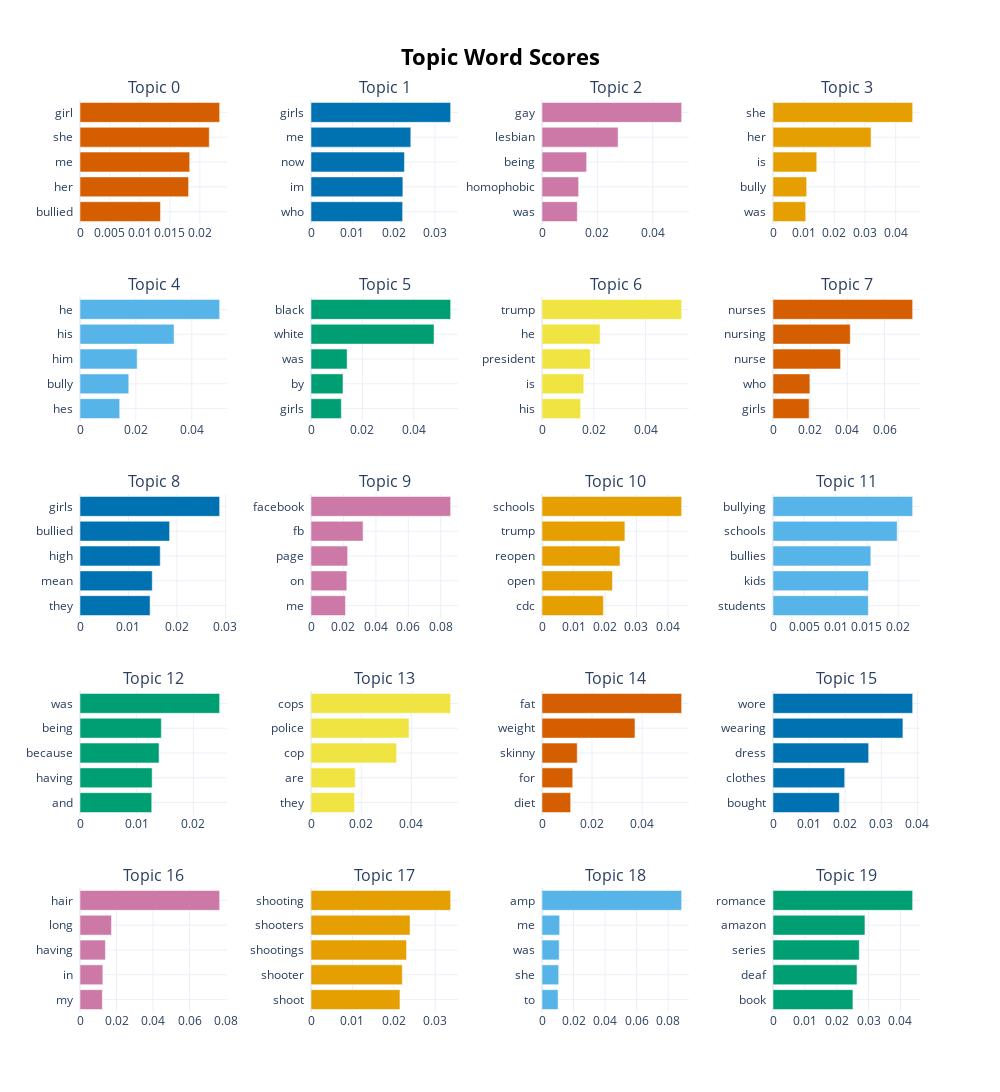

This figure's notebook cell:
### Code cell
topic_models[4].visualize_barchart(top_n_topics=20)

### Figure 1 — Plotly figure (JSON) as saved in the notebook; plotly's stock layout.template omitted (floating-point values rounded to 4 significant figures)
{"data": [{"marker": {"color": "#D55E00"}, "orientation": "h", "type": "bar", "x": [0.01343, 0.01812, 0.0183, 0.02157, 0.0233], "xaxis": "x", "y": ["bullied  ", "her  ", "me  ", "she  ", "girl  "], "yaxis": "y"}, {"marker": {"color": "#0072B2"}, "orientation": "h", "type": "bar", "x": [0.02218, 0.02224, 0.02263, 0.02417, 0.03381], "xaxis": "x2", "y": ["who  ", "im  ", "now  ", "me  ", "girls  "], "yaxis": "y2"}, {"marker": {"color": "#CC79A7"}, "orientation": "h", "type": "bar", "x": [0.01275, 0.01323, 0.01612, 0.02748, 0.05045], "xaxis": "x3", "y": ["was  ", "homophobic  ", "being  ", "lesbian  ", "gay  "], "yaxis": "y3"}, {"marker": {"color": "#E69F00"}, "orientation": "h", "type": "bar", "x": [0.01066, 0.01098, 0.01427, 0.03197, 0.04553], "xaxis": "x4", "y": ["was  ", "bully  ", "is  ", "her  ", "she  "], "yaxis": "y4"}, {"marker": {"color": "#56B4E9"}, "orientation": "h", "type": "bar", "x": [0.01421, 0.01746, 0.02046, 0.03367, 0.04999], "xaxis": "x5", "y": ["hes  ", "bully  ", "him  ", "his  ", "he  "], "yaxis": "y5"}, {"marker": {"color": "#009E73"}, "orientation": "h", "type": "bar", "x": [0.0118, 0.01244, 0.01406, 0.04786, 0.05432], "xaxis": "x6", "y": ["girls  ", "by  ", "was  ", "white  ", "black  "], "yaxis": "y6"}, {"marker": {"color": "#F0E442"}, "orientation": "h", "type": "bar", "x": [0.01491, 0.01614, 0.01864, 0.02242, 0.05391], "xaxis": "x7", "y": ["his  ", "is  ", "president  ", "he  ", "trump  "], "yaxis": "y7"}, {"marker": {"color": "#D55E00"}, "orientation": "h", "type": "bar", "x": [0.01944, 0.01984, 0.03637, 0.04157, 0.07514], "xaxis": "x8", "y": ["girls  ", "who  ", "nurse  ", "nursing  ", "nurses  "], "yaxis": "y8"}, {"marker": {"color": "#0072B2"}, "orientation": "h", "type": "bar", "x": [0.01446, 0.0149, 0.01655, 0.01848, 0.02881], "xaxis": "x9", "y": ["they  ", "mean  ", "high  ", "bullied  ", "girls  "], "yaxis": "y9"}, {"marker": {"color": "#CC79A7"}, "orientation": "h", "type": "bar", "x": [0.02123, 0.02208, 0.02259, 0.03209, 0.0861], "xaxis": "x10", "y": ["me  ", "on  ", "page  ", "fb  ", "facebook  "], "yaxis": "y10"}, {"marker": {"color": "#E69F00"}, "orientation": "h", "type": "bar", "x": [0.01949, 0.02236, 0.02475, 0.02632, 0.04434], "xaxis": "x11", "y": ["cdc  ", "open  ", "reopen  ", "trump  ", "schools  "], "yaxis": "y11"}, {"marker": {"color": "#56B4E9"}, "orientation": "h", "type": "bar", "x": [0.01522, 0.01525, 0.01562, 0.01982, 0.0223], "xaxis": "x12", "y": ["students  ", "kids  ", "bullies  ", "schools  ", "bullying  "], "yaxis": "y12"}, {"marker": {"color": "#009E73"}, "orientation": "h", "type": "bar", "x": [0.01266, 0.01273, 0.01395, 0.01435, 0.02464], "xaxis": "x13", "y": ["and  ", "having  ", "because  ", "being  ", "was  "], "yaxis": "y13"}, {"marker": {"color": "#F0E442"}, "orientation": "h", "type": "bar", "x": [0.01735, 0.0176, 0.03412, 0.03906, 0.05565], "xaxis": "x14", "y": ["they  ", "are  ", "cop  ", "police  ", "cops  "], "yaxis": "y14"}, {"marker": {"color": "#D55E00"}, "orientation": "h", "type": "bar", "x": [0.01145, 0.01228, 0.01408, 0.03717, 0.05582], "xaxis": "x15", "y": ["diet  ", "for  ", "skinny  ", "weight  ", "fat  "], "yaxis": "y15"}, {"marker": {"color": "#0072B2"}, "orientation": "h", "type": "bar", "x": [0.0184, 0.01987, 0.02651, 0.036, 0.0387], "xaxis": "x16", "y": ["bought  ", "clothes  ", "dress  ", "wearing  ", "wore  "], "yaxis": "y16"}, {"marker": {"color": "#CC79A7"}, "orientation": "h", "type": "bar", "x": [0.01223, 0.01249, 0.01392, 0.01721, 0.07645], "xaxis": "x17", "y": ["my  ", "in  ", "having  ", "long  ", "hair  "], "yaxis": "y17"}, {"marker": {"color": "#E69F00"}, "orientation": "h", "type": "bar", "x": [0.02148, 0.02204, 0.02307, 0.02392, 0.03372], "xaxis": "x18", "y": ["shoot  ", "shooter  ", "shootings  ", "shooters  ", "shooting  "], "yaxis": "y18"}, {"marker": {"color": "#56B4E9"}, "orientation": "h", "type": "bar", "x": [0.01018, 0.01059, 0.01089, 0.01119, 0.0885], "xaxis": "x19", "y": ["to  ", "she  ", "was  ", "me  ", "amp  "], "yaxis": "y19"}, {"marker": {"color": "#009E73"}, "orientation": "h", "type": "bar", "x": [0.02507, 0.02636, 0.02708, 0.02885, 0.04382], "xaxis": "x20", "y": ["book  ", "deaf  ", "series  ", "amazon  ", "romance  "], "yaxis": "y20"}], "layout": {"annotations": [{"font": {"size": 16}, "showarrow": false, "text": "Topic 0", "x": 0.0875, "xanchor": "center", "xref": "paper", "y": 1.0, "yanchor": "bottom", "yref": "paper"}, {"font": {"size": 16}, "showarrow": false, "text": "Topic 1", "x": 0.3625, "xanchor": "center", "xref": "paper", "y": 1.0, "yanchor": "bottom", "yref": "paper"}, {"font": {"size": 16}, "showarrow": false, "text": "Topic 2", "x": 0.6375, "xanchor": "center", "xref": "paper", "y": 1.0, "yanchor": "bottom", "yref": "paper"}, {"font": {"size": 16}, "showarrow": false, "text": "Topic 3", "x": 0.9125, "xanchor": "center", "xref": "paper", "y": 1.0, "yanchor": "bottom", "yref": "paper"}, {"font": {"size": 16}, "showarrow": false, "text": "Topic 4", "x": 0.0875, "xanchor": "center", "xref": "paper", "y": 0.784, "yanchor": "bottom", "yref": "paper"}, {"font": {"size": 16}, "showarrow": false, "text": "Topic 5", "x": 0.3625, "xanchor": "center", "xref": "paper", "y": 0.784, "yanchor": "bottom", "yref": "paper"}, {"font": {"size": 16}, "showarrow": false, "text": "Topic 6", "x": 0.6375, "xanchor": "center", "xref": "paper", "y": 0.784, "yanchor": "bottom", "yref": "paper"}, {"font": {"size": 16}, "showarrow": false, "text": "Topic 7", "x": 0.9125, "xanchor": "center", "xref": "paper", "y": 0.784, "yanchor": "bottom", "yref": "paper"}, {"font": {"size": 16}, "showarrow": false, "text": "Topic 8", "x": 0.0875, "xanchor": "center", "xref": "paper", "y": 0.568, "yanchor": "bottom", "yref": "paper"}, {"font": {"size": 16}, "showarrow": false, "text": "Topic 9", "x": 0.3625, "xanchor": "center", "xref": "paper", "y": 0.568, "yanchor": "bottom", "yref": "paper"}, {"font": {"size": 16}, "showarrow": false, "text": "Topic 10", "x": 0.6375, "xanchor": "center", "xref": "paper", "y": 0.568, "yanchor": "bottom", "yref": "paper"}, {"font": {"size": 16}, "showarrow": false, "text": "Topic 11", "x": 0.9125, "xanchor": "center", "xref": "paper", "y": 0.568, "yanchor": "bottom", "yref": "paper"}, {"font": {"size": 16}, "showarrow": false, "text": "Topic 12", "x": 0.0875, "xanchor": "center", "xref": "paper", "y": 0.352, "yanchor": "bottom", "yref": "paper"}, {"font": {"size": 16}, "showarrow": false, "text": "Topic 13", "x": 0.3625, "xanchor": "center", "xref": "paper", "y": 0.352, "yanchor": "bottom", "yref": "paper"}, {"font": {"size": 16}, "showarrow": false, "text": "Topic 14", "x": 0.6375, "xanchor": "center", "xref": "paper", "y": 0.352, "yanchor": "bottom", "yref": "paper"}, {"font": {"size": 16}, "showarrow": false, "text": "Topic 15", "x": 0.9125, "xanchor": "center", "xref": "paper", "y": 0.352, "yanchor": "bottom", "yref": "paper"}, {"font": {"size": 16}, "showarrow": false, "text": "Topic 16", "x": 0.0875, "xanchor": "center", "xref": "paper", "y": 0.136, "yanchor": "bottom", "yref": "paper"}, {"font": {"size": 16}, "showarrow": false, "text": "Topic 17", "x": 0.3625, "xanchor": "center", "xref": "paper", "y": 0.136, "yanchor": "bottom", "yref": "paper"}, {"font": {"size": 16}, "showarrow": false, "text": "Topic 18", "x": 0.6375, "xanchor": "center", "xref": "paper", "y": 0.136, "yanchor": "bottom", "yref": "paper"}, {"font": {"size": 16}, "showarrow": false, "text": "Topic 19", "x": 0.9125, "xanchor": "center", "xref": "paper", "y": 0.136, "yanchor": "bottom", "yref": "paper"}], "height": 1250, "hoverlabel": {"bgcolor": "white", "font": {"family": "Rockwell", "size": 16}}, "showlegend": false, "title": {"font": {"color": "Black", "size": 22}, "text": "<b>Topic Word Scores", "x": 0.5, "xanchor": "center", "yanchor": "top"}, "width": 1000, "xaxis": {"anchor": "y", "autorange": true, "domain": [0, 0.175], "range": [0, 0.02453], "showgrid": true, "type": "linear"}, "xaxis10": {"anchor": "y10", "autorange": true, "domain": [0.275, 0.45], "range": [0, 0.09064], "showgrid": true, "type": "linear"}, "xaxis11": {"anchor": "y11", "autorange": true, "domain": [0.55, 0.725], "range": [0, 0.04667], "showgrid": true, "type": "linear"}, "xaxis12": {"anchor": "y12", "autorange": true, "domain": [0.825, 1], "range": [0, 0.02347], "showgrid": true, "type": "linear"}, "xaxis13": {"anchor": "y13", "autorange": true, "domain": [0, 0.175], "range": [0, 0.02594], "showgrid": true, "type": "linear"}, "xaxis14": {"anchor": "y14", "autorange": true, "domain": [0.275, 0.45], "range": [0, 0.05858], "showgrid": true, "type": "linear"}, "xaxis15": {"anchor": "y15", "autorange": true, "domain": [0.55, 0.725], "range": [0, 0.05876], "showgrid": true, "type": "linear"}, "xaxis16": {"anchor": "y16", "autorange": true, "domain": [0.825, 1], "range": [0, 0.04074], "showgrid": true, "type": "linear"}, "xaxis17": {"anchor": "y17", "autorange": true, "domain": [0, 0.175], "range": [0, 0.08047], "showgrid": true, "type": "linear"}, "xaxis18": {"anchor": "y18", "autorange": true, "domain": [0.275, 0.45], "range": [0, 0.0355], "showgrid": true, "type": "linear"}, "xaxis19": {"anchor": "y19", "autorange": true, "domain": [0.55, 0.725], "range": [0, 0.09316], "showgrid": true, "type": "linear"}, "xaxis2": {"anchor": "y2", "autorange": true, "domain": [0.275, 0.45], "range": [0, 0.03559], "showgrid": true, "type": "linear"}, "xaxis20": {"anchor": "y20", "autorange": true, "domain": [0.825, 1], "range": [0, 0.04613], "showgrid": true, "type": "linear"}, "xaxis3": {"anchor": "y3", "autorange": true, "domain": [0.55, 0.725], "range": [0, 0.05311], "showgrid": true, "type": "linear"}, "xaxis4": {"anchor": "y4", "autorange": true, "domain": [0.825, 1], "range": [0, 0.04792], "showgrid": true, "type": "linear"}, "xaxis5": {"anchor": "y5", "autorange": true, "domain": [0, 0.175], "range": [0, 0.05262], "showgrid": true, "type": "linear"}, "xaxis6": {"anchor": "y6", "autorange": true, "domain": [0.275, 0.45], "range": [0, 0.05718], "showgrid": true, "type": "linear"}, "xaxis7": {"anchor": "y7", "autorange": true, "domain": [0.55, 0.725], "range": [0, 0.05674], "showgrid": true, "type": "linear"}, "xaxis8": {"anchor": "y8", "autorange": true, "domain": [0.825, 1], "range": [0, 0.0791], "showgrid": true, "type": "linear"}, "xaxis9": {"anchor": "y9", "autorange": true, "domain": [0, 0.175], "range": [0, 0.03032], "showgrid": true, "type": "linear"}, "yaxis": {"anchor": "x", "autorange": true, "domain": [0.864, 1.0], "range": [-0.5, 4.5], "showgrid": true, "type": "category"}, "yaxis10": {"anchor": "x10", "autorange": true, "domain": [0.432, 0.568], "range": [-0.5, 4.5], "showgrid": true, "type": "category"}, "yaxis11": {"anchor": "x11", "autorange": true, "domain": [0.432, 0.568], "range": [-0.5, 4.5], "showgrid": true, "type": "category"}, "yaxis12": {"anchor": "x12", "autorange": true, "domain": [0.432, 0.568], "range": [-0.5, 4.5], "showgrid": true, "type": "category"}, "yaxis13": {"anchor": "x13", "autorange": true, "domain": [0.216, 0.352], "range": [-0.5, 4.5], "showgrid": true, "type": "category"}, "yaxis14": {"anchor": "x14", "autorange": true, "domain": [0.216, 0.352], "range": [-0.5, 4.5], "showgrid": true, "type": "category"}, "yaxis15": {"anchor": "x15", "autorange": true, "domain": [0.216, 0.352], "range": [-0.5, 4.5], "showgrid": true, "type": "category"}, "yaxis16": {"anchor": "x16", "autorange": true, "domain": [0.216, 0.352], "range": [-0.5, 4.5], "showgrid": true, "type": "category"}, "yaxis17": {"anchor": "x17", "autorange": true, "domain": [0, 0.136], "range": [-0.5, 4.5], "showgrid": true, "type": "category"}, "yaxis18": {"anchor": "x18", "autorange": true, "domain": [0, 0.136], "range": [-0.5, 4.5], "showgrid": true, "type": "category"}, "yaxis19": {"anchor": "x19", "autorange": true, "domain": [0, 0.136], "range": [-0.5, 4.5], "showgrid": true, "type": "category"}, "yaxis2": {"anchor": "x2", "autorange": true, "domain": [0.864, 1.0], "range": [-0.5, 4.5], "showgrid": true, "type": "category"}, "yaxis20": {"anchor": "x20", "autorange": true, "domain": [0, 0.136], "range": [-0.5, 4.5], "showgrid": true, "type": "category"}, "yaxis3": {"anchor": "x3", "autorange": true, "domain": [0.864, 1.0], "range": [-0.5, 4.5], "showgrid": true, "type": "category"}, "yaxis4": {"anchor": "x4", "autorange": true, "domain": [0.864, 1.0], "range": [-0.5, 4.5], "showgrid": true, "type": "category"}, "yaxis5": {"anchor": "x5", "autorange": true, "domain": [0.648, 0.784], "range": [-0.5, 4.5], "showgrid": true, "type": "category"}, "yaxis6": {"anchor": "x6", "autorange": true, "domain": [0.648, 0.784], "range": [-0.5, 4.5], "showgrid": true, "type": "category"}, "yaxis7": {"anchor": "x7", "autorange": true, "domain": [0.648, 0.784], "range": [-0.5, 4.5], "showgrid": true, "type": "category"}, "yaxis8": {"anchor": "x8", "autorange": true, "domain": [0.648, 0.784], "range": [-0.5, 4.5], "showgrid": true, "type": "category"}, "yaxis9": {"anchor": "x9", "autorange": true, "domain": [0.432, 0.568], "range": [-0.5, 4.5], "showgrid": true, "type": "category"}}}
